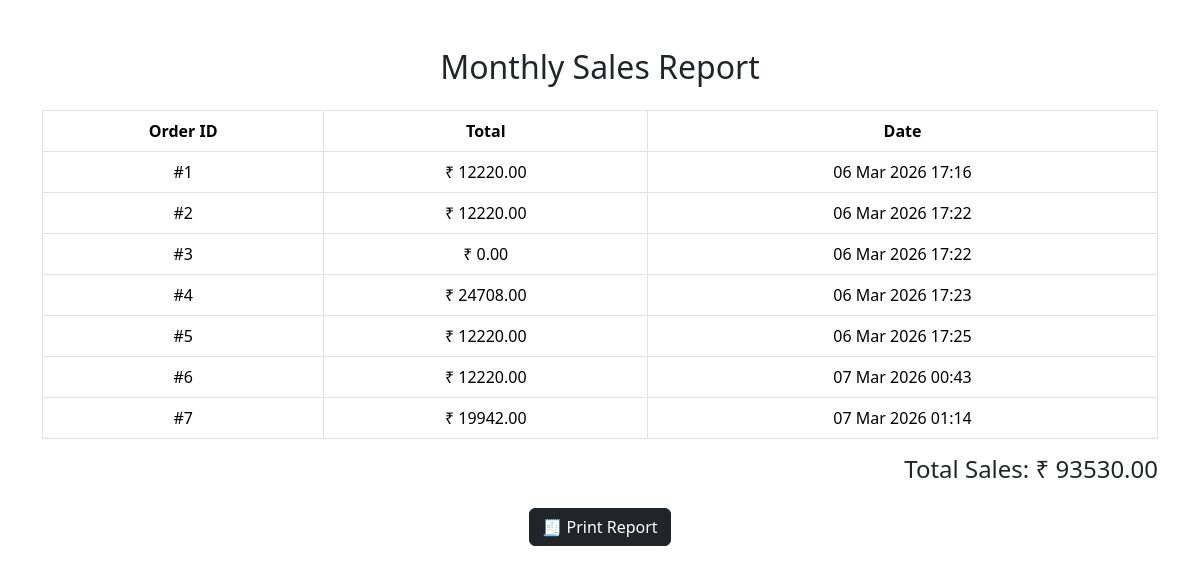
Screenshot of /report/month/ with the database file from the repository.
### menuapp/models.py (models this page shows, shortened)
class Order(models.Model):
    table = models.ForeignKey('Table', on_delete=models.SET_NULL, null=True, blank=True)
    total_amount = models.DecimalField(max_digits=10, decimal_places=2)
    created_at = models.DateTimeField(auto_now_add=True)

### menuapp/views.py (the view)
# urls.py: path('report/month/', views.report_month, name='report_month'),
def report_month(request):
    selected_month = request.GET.get("month")
    if selected_month:
        year, month = selected_month.split("-")
    else:
        today = now()
        year = today.year
        month = today.month
    orders = Order.objects.filter(
        created_at__year=year,
        created_at__month=month
    )
    total = sum(order.total_amount for order in orders)
    return render(request, "menuapp/admin/report_today.html", {
        "orders": orders,
        "total": total,
        "title": "Monthly Sales Report"
    })

### menuapp/context_processors.py (called while the page is built)
def cart_data(request):
    if not request.session.session_key:
        request.session.create()
    session_key = request.session.session_key
    cart_items = Cart.objects.filter(session_key=session_key)
    count = cart_items.count()
    return {
        "cart_items": cart_items,
        "cart_count": count
    }

### menuapp/templates/menuapp/admin/report_today.html (shortened to what this page needs)
<!DOCTYPE html>
<html>
<head>
<link href="https://cdn.jsdelivr.net/npm/bootstrap@5.3.2/dist/css/bootstrap.min.css" rel="stylesheet">
</head>
<body>
<div class="container mt-5">
<h2 class="text-center mb-4">{{ title }}</h2>
<table class="table table-bordered text-center">
<tr>
<th>Order ID</th>
<th>Total</th>
<th>Date</th>
</tr>
{% for order in orders %}
<tr>
<td>#{{ order.id }}</td>
<td>₹ {{ order.total_amount }}</td>
<td>{{ order.created_at|date:"d M Y H:i" }}</td>
</tr>
{% empty %}
<tr>
<td colspan="3" class="text-muted">
No orders found
</td>
</tr>
{% endfor %}
</table>
<div class="text-end mt-3">
<h4>Total Sales: ₹ {{ total }}</h4>
</div>
<div class="text-center mt-4">
<button onclick="window.print()" class="btn btn-dark">
🧾 Print Report
</button>
</div>
</div>
</body>
</html>

### rows the page displays
Order: id "1", total_amount "12220.00", created_at "06 Mar 2026 17:16"
Order: id "2", total_amount "12220.00", created_at "06 Mar 2026 17:22"
Order: id "3", total_amount "0.00", created_at "06 Mar 2026 17:22"
Order: id "4", total_amount "24708.00", created_at "06 Mar 2026 17:23"
Order: id "5", total_amount "12220.00", created_at "06 Mar 2026 17:25"
Order: id "6", total_amount "12220.00", created_at "07 Mar 2026 00:43"
Order: id "7", total_amount "19942.00", created_at "07 Mar 2026 01:14"

### other values shown
{{ title }} "Monthly Sales Report"
{{ total }} "93530.00"
